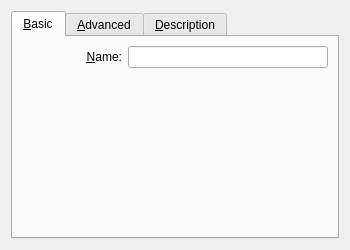
<ui version="4.0" >
 <comment>
 VBox frontends: Qt4 GUI ("VirtualBox"):

     Copyright (C) 2008 Sun Microsystems, Inc.

     This file is part of VirtualBox Open Source Edition (OSE), as
     available from http://www.virtualbox.org. This file is free software;
     you can redistribute it and/or modify it under the terms of the GNU
     General Public License (GPL) as published by the Free Software
     Foundation, in version 2 as it comes in the "COPYING" file of the
     VirtualBox OSE distribution. VirtualBox OSE is distributed in the
     hope that it will be useful, but WITHOUT ANY WARRANTY of any kind.

     Please contact Sun Microsystems, Inc., 4150 Network Circle, Santa
     Clara, CA 95054 USA or visit http://www.sun.com if you need
     additional information or have any questions.
 </comment>
 <class>VBoxVMSettingsGeneral</class>
 <widget class="QWidget" name="VBoxVMSettingsGeneral" >
  <property name="geometry" >
   <rect>
    <x>0</x>
    <y>0</y>
    <width>350</width>
    <height>250</height>
   </rect>
  </property>
  <layout class="QHBoxLayout" name="mLtMain" >
   <item>
    <widget class="QTabWidget" name="mTwGeneral" >
     <property name="currentIndex" >
      <number>0</number>
     </property>
     <widget class="QWidget" name="mTabBasic" >
      <attribute name="title" >
       <string>&amp;Basic</string>
      </attribute>
      <layout class="QVBoxLayout" name="mLtBasic" >
       <property name="spacing" >
        <number>0</number>
       </property>
       <item>
        <widget class="VBoxOSTypeSelectorWidget" native="1" name="mOSTypeSelector" >
         <layout class="QGridLayout" name="mLtOSTypeSelector" >
          <property name="margin" >
           <number>0</number>
          </property>
          <item row="0" column="0" >
           <widget class="QLabel" name="mLbName" >
            <property name="text" >
             <string>&amp;Name:</string>
            </property>
            <property name="alignment" >
             <set>Qt::AlignRight|Qt::AlignTrailing|Qt::AlignVCenter</set>
            </property>
            <property name="buddy" >
             <cstring>mLeName</cstring>
            </property>
           </widget>
          </item>
          <item row="0" column="1" colspan="2" >
           <widget class="QLineEdit" name="mLeName" >
            <property name="whatsThis" >
             <string>Displays the name of the virtual machine.</string>
            </property>
            <property name="text" >
             <string/>
            </property>
           </widget>
          </item>
         </layout>
        </widget>
       </item>
       <item>
        <spacer name="mSpVer1" >
         <property name="orientation" >
          <enum>Qt::Vertical</enum>
         </property>
         <property name="sizeHint" stdset="0" >
          <size>
           <width>0</width>
           <height>0</height>
          </size>
         </property>
        </spacer>
       </item>
      </layout>
     </widget>
     <widget class="QWidget" name="mTabAdvanced" >
      <attribute name="title" >
       <string>&amp;Advanced</string>
      </attribute>
      <layout class="QVBoxLayout" name="mLtAdvanced" >
       <property name="spacing" >
        <number>0</number>
       </property>
       <item>
        <widget class="QWidget" native="1" name="mWtAdvanced" >
         <layout class="QGridLayout" name="mLtAdvancedItems" >
          <property name="margin" >
           <number>0</number>
          </property>
          <item row="0" column="0" >
           <widget class="QLabel" name="mLbSnapshot" >
            <property name="text" >
             <string>S&amp;napshot Folder:</string>
            </property>
            <property name="alignment" >
             <set>Qt::AlignRight|Qt::AlignTrailing|Qt::AlignVCenter</set>
            </property>
            <property name="buddy" >
             <cstring>mPsSnapshot</cstring>
            </property>
           </widget>
          </item>
          <item row="0" column="1" colspan="2" >
           <widget class="VBoxFilePathSelectorWidget" name="mPsSnapshot" >
            <property name="sizePolicy" >
             <sizepolicy vsizetype="Fixed" hsizetype="MinimumExpanding" >
              <horstretch>0</horstretch>
              <verstretch>0</verstretch>
             </sizepolicy>
            </property>
           </widget>
          </item>
          <item row="1" column="0" >
           <widget class="QLabel" name="mLbClipboard" >
            <property name="text" >
             <string>&amp;Shared Clipboard:</string>
            </property>
            <property name="alignment" >
             <set>Qt::AlignRight|Qt::AlignTrailing|Qt::AlignVCenter</set>
            </property>
            <property name="buddy" >
             <cstring>mCbClipboard</cstring>
            </property>
           </widget>
          </item>
          <item row="1" column="1" >
           <widget class="QComboBox" name="mCbClipboard" >
            <property name="sizePolicy" >
             <sizepolicy vsizetype="Fixed" hsizetype="Fixed" >
              <horstretch>0</horstretch>
              <verstretch>0</verstretch>
             </sizepolicy>
            </property>
            <property name="whatsThis" >
             <string>Selects which clipboard data will be copied between the guest and the host OS. This feature requires Guest Additions to be installed in the guest OS.</string>
            </property>
           </widget>
          </item>
          <item row="1" column="2" >
           <spacer name="mSpHor1" >
            <property name="orientation" >
             <enum>Qt::Horizontal</enum>
            </property>
            <property name="sizeHint" stdset="0" >
             <size>
              <width>0</width>
              <height>0</height>
             </size>
            </property>
           </spacer>
          </item>
          <item row="2" column="0" >
           <widget class="QLabel" name="mLbMedia" >
            <property name="text" >
             <string>Removable Media:</string>
            </property>
            <property name="alignment" >
             <set>Qt::AlignRight|Qt::AlignTrailing|Qt::AlignVCenter</set>
            </property>
           </widget>
          </item>
          <item row="2" column="1" >
           <widget class="QCheckBox" name="mCbSaveMounted" >
            <property name="sizePolicy" >
             <sizepolicy vsizetype="Fixed" hsizetype="MinimumExpanding" >
              <horstretch>0</horstretch>
              <verstretch>0</verstretch>
             </sizepolicy>
            </property>
            <property name="whatsThis" >
             <string>If checked, any change to mounted CD/DVD or Floppy media performed during machine execution will be saved in the settings file in order to preserve the configuration of mounted media between runs.</string>
            </property>
            <property name="text" >
             <string>&amp;Remember Runtime Changes</string>
            </property>
            <property name="checked" >
             <bool>true</bool>
            </property>
           </widget>
          </item>
          <item row="3" column="0" >
           <widget class="QLabel" name="mLbToolBar" >
            <property name="text" >
             <string>Mini ToolBar:</string>
            </property>
            <property name="alignment" >
             <set>Qt::AlignRight|Qt::AlignTrailing|Qt::AlignVCenter</set>
            </property>
           </widget>
          </item>
          <item row="3" column="1" >
           <widget class="QCheckBox" name="mCbShowToolBar" >
            <property name="sizePolicy" >
             <sizepolicy vsizetype="Fixed" hsizetype="MinimumExpanding" >
              <horstretch>0</horstretch>
              <verstretch>0</verstretch>
             </sizepolicy>
            </property>
            <property name="whatsThis" >
             <string>If checked, show the Mini ToolBar in Fullscreen and Seamless modes.</string>
            </property>
            <property name="text" >
             <string>Show In &amp;Fullscreen/Seamless</string>
            </property>
            <property name="checked" >
             <bool>true</bool>
            </property>
           </widget>
          </item>
          <item row="4" column="1" >
           <widget class="QCheckBox" name="mCbToolBarAlignment" >
            <property name="sizePolicy" >
             <sizepolicy vsizetype="Fixed" hsizetype="MinimumExpanding" >
              <horstretch>0</horstretch>
              <verstretch>0</verstretch>
             </sizepolicy>
            </property>
            <property name="whatsThis" >
             <string>If checked, show the Mini ToolBar at the top of the screen, rather than in its default position at the bottom of the screen.</string>
            </property>
            <property name="text" >
             <string>Show At &amp;Top Of Screen</string>
            </property>
            <property name="checked" >
             <bool>false</bool>
            </property>
           </widget>
          </item>
          <item row="5" column="0" >
           <widget class="QLabel" name="mLbRTCUseUTC" >
            <property name="text" >
             <string>Hardware clock:</string>
            </property>
            <property name="alignment" >
             <set>Qt::AlignRight|Qt::AlignTrailing|Qt::AlignVCenter</set>
            </property>
           </widget>
          </item>
          <item row="5" column="1" >
           <widget class="QCheckBox" name="mCbTCUseUTC" >
            <property name="sizePolicy" >
             <sizepolicy vsizetype="Fixed" hsizetype="MinimumExpanding" >
              <horstretch>0</horstretch>
              <verstretch>0</verstretch>
             </sizepolicy>
            </property>
            <property name="whatsThis" >
             <string>If checked, the RTC device will report the time in UTC, otherwise in local (host) time. Unix usually expects the hardware clock to be set in UTC.</string>
            </property>
            <property name="text" >
             <string>Report &amp;UTC time</string>
            </property>
            <property name="checked" >
             <bool>false</bool>
            </property>
           </widget>
          </item>
         </layout>
        </widget>
       </item>
       <item>
        <spacer name="mSpVer2" >
         <property name="orientation" >
          <enum>Qt::Vertical</enum>
         </property>
         <property name="sizeHint" stdset="0" >
          <size>
           <width>0</width>
           <height>0</height>
          </size>
         </property>
        </spacer>
       </item>
      </layout>
     </widget>
     <widget class="QWidget" name="mTabDescription" >
      <attribute name="title" >
       <string>&amp;Description</string>
      </attribute>
      <layout class="QVBoxLayout" name="mLtDescription" >
       <property name="spacing" >
        <number>0</number>
       </property>
       <item>
        <widget class="QTextEdit" name="mTeDescription" >
         <property name="whatsThis" >
          <string>Displays the description of the virtual machine. The description field is useful for commenting on configuration details of the installed guest OS.</string>
         </property>
         <property name="acceptRichText" >
          <bool>false</bool>
         </property>
        </widget>
       </item>
      </layout>
     </widget>
    </widget>
   </item>
  </layout>
 </widget>
 <customwidgets>
  <customwidget>
   <class>VBoxOSTypeSelectorWidget</class>
   <extends>QWidget</extends>
   <header>VBoxOSTypeSelectorWidget.h</header>
  </customwidget>
  <customwidget>
   <class>VBoxFilePathSelectorWidget</class>
   <extends>QComboBox</extends>
   <header>VBoxFilePathSelectorWidget.h</header>
   <container>1</container>
  </customwidget>
 </customwidgets>
 <resources/>
 <connections>
  <connection>
   <sender>mCbShowToolBar</sender>
   <signal>toggled(bool)</signal>
   <receiver>mCbToolBarAlignment</receiver>
   <slot>setEnabled(bool)</slot>
   <hints>
    <hint type="sourcelabel">
     <x>195</x>
     <y>50</y>
    </hint>
    <hint type="destinationlabel">
     <x>196</x>
     <y>72</y>
    </hint>
   </hints>
  </connection>
 </connections>
</ui>
